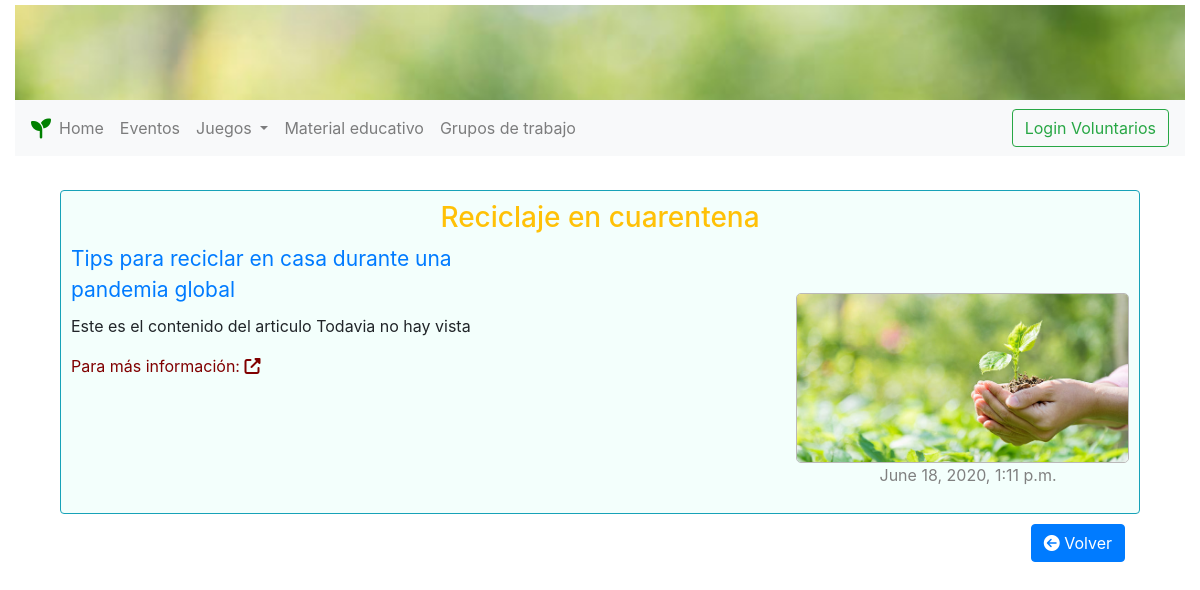
/materials/1, run on the app's committed database.
### materials/models.py (models this page shows, shortened)
class Material(models.Model):
    DEFAULT_IMG = 'http://www.lavozdecataratas.com/contenido/fotos/05062020_073730.jpg'
    title = models.CharField(max_length=200)
    description = models.CharField(max_length=400, default='material description')
    creation_date = models.DateTimeField('date published', default=timezone.now)
    content = models.TextField(max_length=5000, default='material content')
    attached_document = models.URLField()
    img_url = models.URLField(default=DEFAULT_IMG)

### materials/views.py (the view)
# urls.py: path('<int:material_id>', views.show_material, name='show_material')
def show_material(request, material_id):
    material = Material.objects.get(id=material_id)
    context = {'material': material}
    return render(request, "materials/show_material.html", context=context)

### materials/templates/materials/show_material.html
{% extends "base.html" %}
{% load static%}
{% block content %}
<div class="container">
<div class="col-12">
  <div class="border border-info rounded col-12" style="margin-bottom:10px; margin-top:10px; padding:10px; background:#F3FFFC;">
    <div>
      <h3 class="text-warning" style="text-align:center">{{ material.title }}</h3>
    </div>
    <div class="row">
      <div class="col-md-8 col-sm-12">
        <div class="row pr-3">
          <div class="col-8">
            <label class="text-primary" style="font-size:21px;">{{material.description}}</label>
          </div>
        </div>
        <div class="row col-12 text-justify d-none d-md-block">
          <p>{{material.content}}</p>
        </div>
         <div style="color:maroon">
          <p> Para más información: <a href={{material.attached_document}} style="color:maroon" target="_blank"> <i class="fas fa-external-link-alt"></i></a></p>
        </div>
      </div>
    <div class="col-md-4 col-sm-12 text-left">
      <img src="{% static 'materials/default-material.jpg' %}" width="100%" style="border-radius:5px; border:1px solid #bbb9b9; margin-top:50px;" />
    </div>
    </div>
    <div class="col-md-4 col-sm-12 offset-9 text-left">
      <div style="color:gray">
        <p>{{material.creation_date}}</p>
      </div>
    </div>
  </div>
  <div class="col-md-3 col-sm-12 offset-9 text-right">
    <a href="/materials" class="btn btn-primary"><i class="fas fa-arrow-circle-left"></i> Volver</a>
  </div>
</div>
{% endblock %}

### data on the page
Material: title "Reciclaje en cuarentena", description "Tips para reciclar en casa durante una pandemia global", content "Este es el contenido del articulo Todavia no hay vista", creation_date "June 18, 2020, 1:11 p.m."
